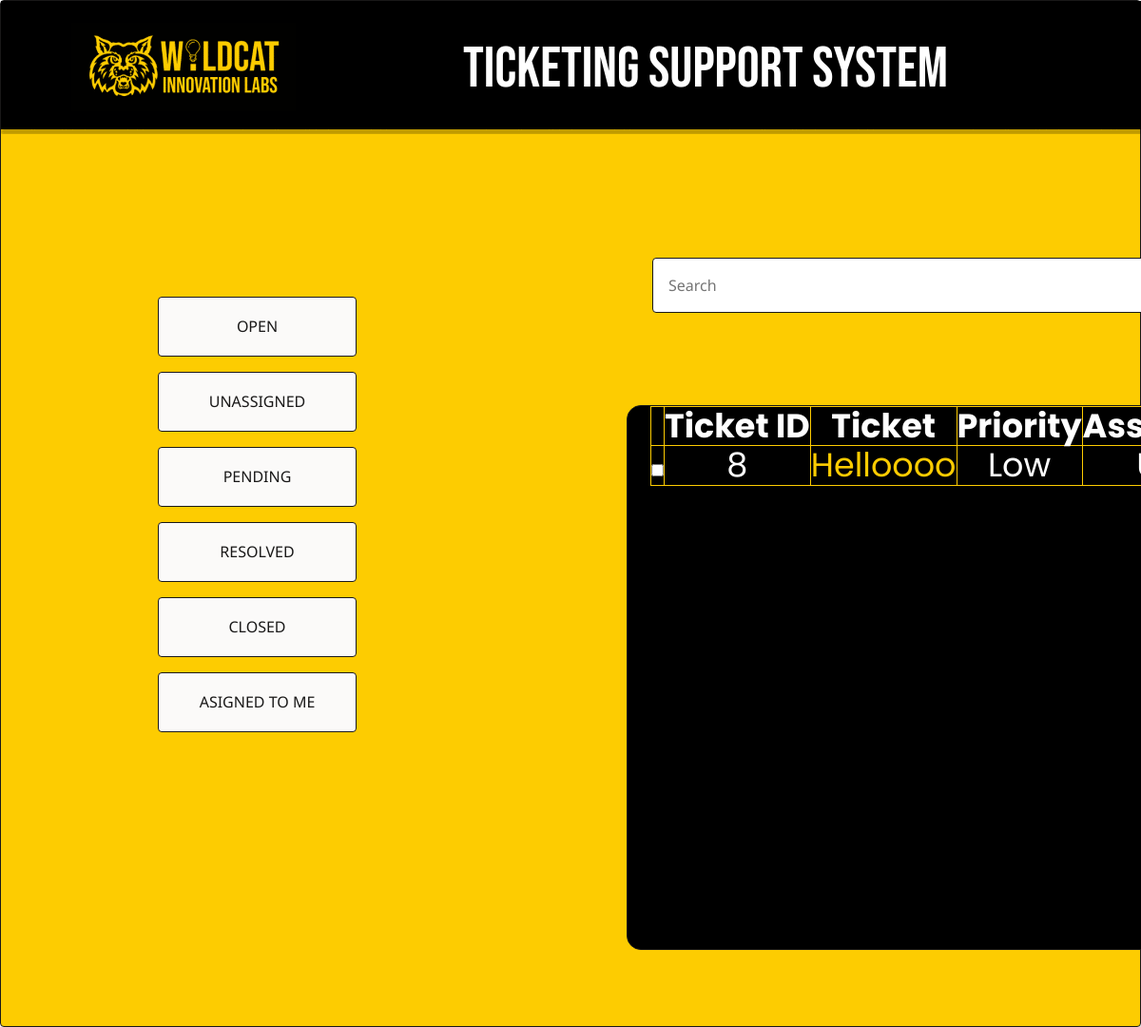
Screenshot of /unassigned_tickets/ (signed in) with the database file from the repository.
### support/models.py (models this page shows, shortened)
class SupportTicket(models.Model):
    ticket_id = models.AutoField(primary_key=True)
    LOW = 'Low'
    MEDIUM = 'Medium'
    HIGH = 'High'
    PRIORITY_CHOICES = [
        (LOW, 'Low'),
        (MEDIUM, 'Medium'),
        (HIGH, 'High'),
    ]
    ELECTRICAL = 'Electrical'
    IT = 'IT'
    FACILITIES = 'Facilities'
    OTHER = 'Other'
    CATEGORY_CHOICES = [
        (ELECTRICAL, 'Electrical'),
        (IT, 'IT'),
        (FACILITIES, 'Facilities'),
        (OTHER, 'Other'),
    ]
    title = models.CharField(max_length=100)
    description = models.TextField()
    status = models.CharField(max_length=20, choices=[
        ('Open', 'Open'),
        ('InProgress', 'InProgress'),
        ('Resolved', 'Resolved'),
        ('Closed', 'Closed'),
    ])
    priority = models.CharField(max_length=10, choices=PRIORITY_CHOICES, default=LOW)
    category = models.CharField(max_length=20, choices=CATEGORY_CHOICES, default=OTHER)
    created_by = models.ForeignKey(User, related_name='tickets_created', on_delete=models.CASCADE)
    assigned_to = models.ForeignKey(User, related_name='tickets_assigned', on_delete=models.SET_NULL, null=True, blank=True)
    created_date = models.DateTimeField(auto_now_add=True)

### support/views.py (the view)
# urls.py: path('unassigned_tickets/', views.unassigned_tickets, name='unassigned_tickets'),
@login_required
def unassigned_tickets(request):
    if request.user.is_superuser:
        unassigned_tickets = SupportTicket.objects.filter(assigned_to__isnull=True)
    else:
        unassigned_tickets = SupportTicket.objects.filter(assigned_to__isnull=True, created_by=request.user)
    return render(request, 'support/unassigned_tickets.html', {'tickets': unassigned_tickets})

### support/templates/support/unassigned_tickets.html (shortened to what this page needs)
{% load static %}
<!DOCTYPE html>
<html lang="english">
<head>
  <link
    rel="stylesheet"
    href="https://unpkg.com/animate.css@4.1.1/animate.css"
  />
  <link
    rel="stylesheet"
    href="https://unpkg.com/@teleporthq/teleport-custom-scripts/dist/style.css"
  />
  <link rel="stylesheet" href="{% static 'support/style3.css' %}">
  <link rel="stylesheet" href="{% static 'support/dashboard1.css' %}">
</head>
<body>
<link rel="stylesheet" href="{% static 'support/style3.css' %}" />
<div>
  <link rel="stylesheet" href="{% static 'support/dashboard1.css' %}" />
  <div class="dashboard-container">
    <div class="dashboard-login-page">
      <div class="dashboard-rectangle1">
        <div class="dashboard-options">
            <button
            type="button"
            id="openbutton"
            name="openbutton"
            class="dashboard-button button"
            onclick="location.href='{% url 'open_tickets' %}';"
          >
            OPEN
          </button>
          <button
            type="button"
            id="unsassignedbutton"
            name="unsassignedbutton"
            class="dashboard-button1 button"
            onclick="location.href='{% url 'unassigned_tickets' %}';"
          >
            UNASSIGNED
          </button>
            <button type="button"
            class="dashboard-button2 button"
            onclick="location.href='{% url 'in_progress_tickets' %}';">
            PENDING
        </button>
        <button
          type="button"
          id="resolvedbutton"
          name="resolvedbutton"
          class="dashboard-button3 button"
          onclick="location.href='{% url 'resolved_tickets' %}';"
        >
          RESOLVED
        </button>
        <button
          type="button"
          id="closedbutton"
          name="closedbutton"
          class="dashboard-button4 button"
          onclick="location.href='{% url 'closed_tickets' %}';"
        >
          CLOSED
        </button>
        <button
          type="button"
          id="assignedtobutton"
          name="assignedtobutton"
          class="dashboard-button6 button"
          onclick="location.href='{% url 'assigned_to_me' %}';"
        >
          ASIGNED TO ME
        </button>
      </div>
      <input
        type="text"
        placeholder="Search"
        class="dashboard-textinput input"
      />
      <form id="delete-tickets-form" method="POST" action="{% url 'delete_tickets' %}">
        <ul id="tickets table" class="dashboard-ul list">
            <table class="tickets-table scrollable-table">
              <thead>
                <tr>
                  <th></th>
                  <th>Ticket ID</th>
                  <th>Ticket</th>
                  <th>Priority</th>
                  <th>Assigned Support</th>
                </tr>
              </thead>
              <tbody>
                {% for ticket in tickets %}
                <tr>
                  <td><input type="checkbox" name="ticket_id" value="{{ ticket.ticket_id }}"></td>
                  <td>{{ ticket.ticket_id }}</td>
                  <td><a href=" {% url 'view_ticket' ticket.ticket_id %} ">{{ ticket.title }}</a>  {{ ticket.status.name }}</td>
                  <td>{{ ticket.get_priority_display }}</td>
                  <td>
                  </td>
                </tr>
                {% endfor %}
              </tbody>
            </table>
          </ul>
      </form>
      <div class="dashboard-navigation-bar">
        <div class="dashboard-rectangle2">
          <img
            src="{% static 'img/image2425-rrom-200h.png'%}"
            alt="image2425"
            class="dashboard-image2"
          />
          <span class="dashboard-text2">TICKETING SUPPORT SYSTEM</span>
        </div>
      </div>
    </div>
  </div>
</div>
</div>
</body>
</html>

### support/static/support/style3.css (style rules this page uses)
:root { --dl-size-size-large: 144px; --dl-size-size-small: 48px; --dl-size-size-medium: 96px; --dl-size-size-xlarge: 192px; --dl-size-size-xsmall: 16px; --dl-space-space-unit: 16px; --dl-size-size-xxlarge: 288px; --dl-size-size-maxwidth: 1400px; --dl-color-theme-accent1: #F3E8E2; --dl-color-theme-accent2: #D8BFAF; --dl-radius-radius-round: 50%; --dl-color-theme-primary1: #D1510A; --dl-color-theme-primary2: #923A06; --dl-space-space-halfunit: 8px; --dl-space-space-sixunits: 96px; --dl-space-space-twounits: 32px; --dl-radius-radius-radius2: 2px; --dl-radius-radius-radius4: 4px; --dl-radius-radius-radius8: 8px; --dl-space-space-fiveunits: 80px; --dl-space-space-fourunits: 64px; --dl-color-theme-secondary1: #F3E8E2; --dl-color-theme-secondary2: #E0D1CB; --dl-space-space-threeunits: 48px; --dl-color-theme-neutral-dark: #191818; --dl-radius-radius-cardradius: 8px; --dl-color-theme-neutral-light: #FBFAF9; --dl-radius-radius-imageradius: 8px; --dl-radius-radius-inputradius: 24px; --dl-radius-radius-buttonradius: 24px; --dl-space-space-oneandhalfunits: 24px; }
.button { color: var(--dl-color-theme-neutral-dark); display: inline-block; padding: 0.5rem 1rem; border-color: var(--dl-color-theme-neutral-dark); border-width: 1px; border-radius: 4px; background-color: var(--dl-color-theme-neutral-light); }
.input { color: var(--dl-color-theme-neutral-dark); cursor: auto; padding: 0.5rem 1rem; border-color: var(--dl-color-theme-neutral-dark); border-width: 1px; border-radius: 4px; background-color: var(--dl-color-theme-neutral-light); }
.list { width: 100%; margin: 1em 0px 1em 0px; display: block; padding: 0px 0px 0px 1.5rem; list-style-type: none; list-style-position: outside; }

### support/templates/support/unassigned_tickets.html (style rules this page uses)
html { line-height: 1.15; }
body { margin: 0; }
* { box-sizing: border-box; border-width: 0; border-style: solid; }
p,li,ul,pre,div,h1,h2,h3,h4,h5,h6,figure,blockquote,figcaption { margin: 0; padding: 0; }
button { background-color: transparent; }
button,input,optgroup,select,textarea { font-family: inherit; font-size: 100%; line-height: 1.15; margin: 0; }
button,select { text-transform: none; }
button,[type="button"],[type="reset"],[type="submit"] { -webkit-appearance: button; }
a { color: inherit; text-decoration: inherit; }
input { padding: 2px 4px; }
img { display: block; }
html { scroll-behavior: smooth }
html { font-family: Noto Sans; font-size: 16px; }
body { font-weight: 400; font-style:normal; text-decoration: none; text-transform: none; letter-spacing: normal; line-height: 1.15; color: var(--dl-color-theme-neutral-dark); background-color: var(--dl-color-theme-neutral-light); fill: var(--dl-color-theme-neutral-dark); }

### rows the page displays
SupportTicket: ticket_id "8", title "Helloooo", priority "Low"
